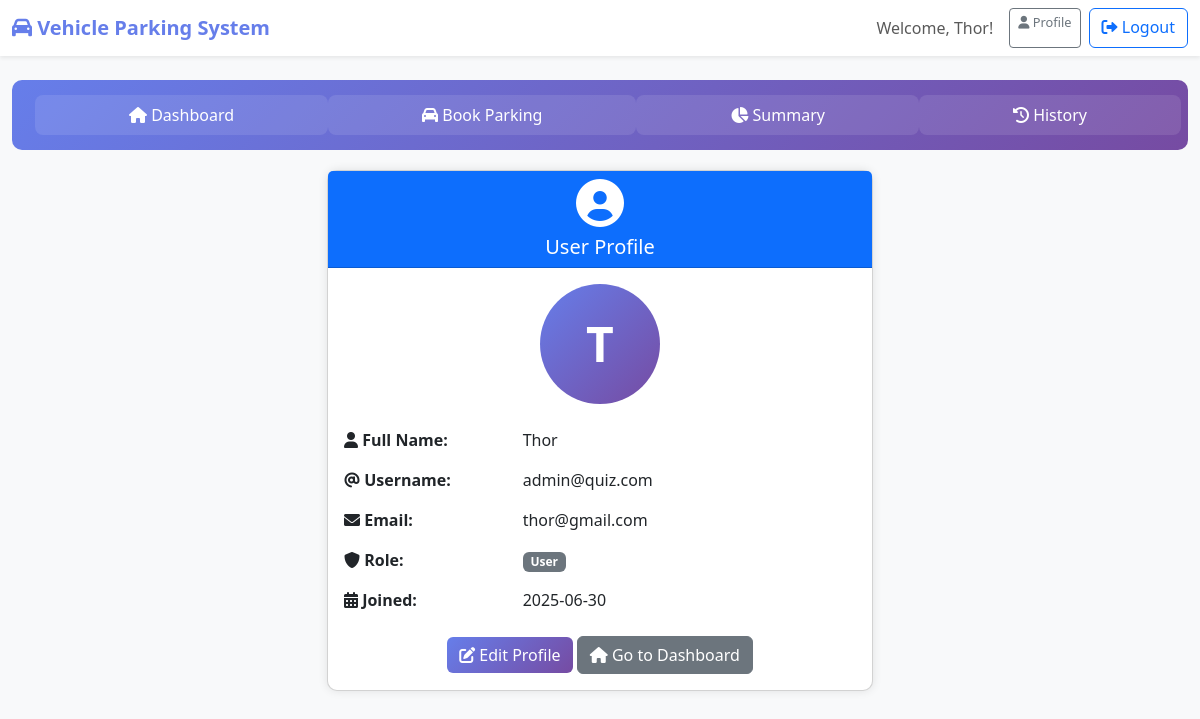
/profile (signed in), run on the app's committed database.
### tables this page shows
CREATE TABLE users (
            id INTEGER PRIMARY KEY AUTOINCREMENT,
            full_name TEXT NOT NULL,
            username TEXT UNIQUE NOT NULL,
            email TEXT UNIQUE NOT NULL,
            password TEXT NOT NULL,
            address TEXT NOT NULL,
            pin_code TEXT NOT NULL,
            role TEXT DEFAULT 'user',
            created_at TIMESTAMP DEFAULT CURRENT_TIMESTAMP
        );

### app.py (the view)
@app.route('/profile')
def view_profile():
    if 'user_id' not in session:
        flash('Please login to view your profile', 'error')
        return redirect(url_for('login'))
    conn = get_db_connection()
    user = conn.execute(
        'SELECT * FROM users WHERE id = ?',
        (session['user_id'],)
    ).fetchone()
    conn.close()
    if not user:
        flash('User not found', 'error')
        return redirect(url_for('logout'))
    return render_template('profile.html', user=dict(user))

### app.py (called while the page is built)
def get_db_connection():
    conn = sqlite3.connect(DATABASE)
    conn.row_factory = sqlite3.Row
    return conn

### templates/profile.html (shortened to what this page needs)
{% extends "base.html" %}
{% block content %}
<div class="container">
    <div class="row justify-content-center">
        <div class="col-md-8 col-lg-6">
            <div class="card">
                <div class="card-header bg-primary text-white text-center">
                    <h4><i class="fas fa-user-circle fa-2x"></i></h4>
                    <h5 class="mb-0">User Profile</h5>
                </div>
                <div class="card-body">
                    <div class="text-center mb-4">
                        <div class="profile-avatar mx-auto" style="
                            width: 120px;
                            height: 120px;
                            background: linear-gradient(135deg, #667eea 0%, #764ba2 100%);
                            border-radius: 50%;
                            display: flex;
                            align-items: center;
                            justify-content: center;
                            font-size: 3rem;
                            color: white;
                            font-weight: bold;
                        ">
                            {{ user.full_name[0].upper() if user.full_name else 'U' }}
                        </div>
                    </div>
                    <div class="profile-info">
                        <div class="row mb-3">
                            <div class="col-sm-4">
                                <strong><i class="fas fa-user"></i> Full Name:</strong>
                            </div>
                            <div class="col-sm-8">
                                {{ user.full_name or 'Not provided' }}
                            </div>
                        </div>
                        <div class="row mb-3">
                            <div class="col-sm-4">
                                <strong><i class="fas fa-at"></i> Username:</strong>
                            </div>
                            <div class="col-sm-8">
                                {{ user.username or 'Not provided' }}
                            </div>
                        </div>
                        <div class="row mb-3">
                            <div class="col-sm-4">
                                <strong><i class="fas fa-envelope"></i> Email:</strong>
                            </div>
                            <div class="col-sm-8">
                                {{ user.email or 'Not provided' }}
                            </div>
                        </div>
                        <div class="row mb-3">
                            <div class="col-sm-4">
                                <strong><i class="fas fa-shield-alt"></i> Role:</strong>
                            </div>
                            <div class="col-sm-8">
                                <span class="badge {{ 'bg-primary' if user.role == 'admin' else 'bg-secondary' }}">
                                    {{ user.role.title() }}
                                </span>
                            </div>
                        </div>
                        <div class="row mb-3">
                            <div class="col-sm-4">
                                <strong><i class="fas fa-calendar-alt"></i> Joined:</strong>
                            </div>
                            <div class="col-sm-8">
                                {{ user.created_at[:10] if user.created_at else 'Unknown' }}
                            </div>
                        </div>
                    </div>
                    <div class="text-center mt-4">
                        <a href="{{ url_for('edit_profile') }}" class="btn btn-primary">
                            <i class="fas fa-edit"></i> Edit Profile
                        </a>
                        {% if session.role == 'admin' %}
                            <a href="{{ url_for('admin_dashboard') }}" class="btn btn-secondary">
                                <i class="fas fa-tachometer-alt"></i> Go to Dashboard
                            </a>
                        {% else %}
                            <a href="{{ url_for('user_dashboard') }}" class="btn btn-secondary">
                                <i class="fas fa-home"></i> Go to Dashboard
                            </a>
                        {% endif %}
                    </div>
                </div>
            </div>
        </div>
    </div>
</div>
{% endblock %}

### templates/base.html (shortened to what this page needs)
<!DOCTYPE html>
<html lang="en">
<head>
    <link href="https://cdn.jsdelivr.net/npm/bootstrap@5.3.0/dist/css/bootstrap.min.css" rel="stylesheet">
    <link href="https://cdnjs.cloudflare.com/ajax/libs/font-awesome/6.0.0/css/all.min.css" rel="stylesheet">
</head>
<body>
    <nav class="navbar navbar-expand-lg navbar-light bg-white shadow-sm">
        <div class="container-fluid">
            <a class="navbar-brand" href="{{ url_for('index') }}">
                <i class="fas fa-car"></i> Vehicle Parking System
            </a>
            <div class="navbar-nav ms-auto">
                {% if session.user_id %}
                    <span class="navbar-text me-3">Welcome, {{ session.full_name }}!</span>
                    <a class="btn btn-outline-secondary btn-sm profile-btn" href="{{ url_for('view_profile') }}" title="View Profile">
                        <i class="fas fa-user"></i> Profile
                    </a>
                    <a class="btn btn-outline-primary" href="{{ url_for('logout') }}">
                        <i class="fas fa-sign-out-alt"></i> Logout
                    </a>
                {% else %}
                    <a class="nav-link" href="{{ url_for('login') }}">Login</a>
                    <a class="nav-link" href="{{ url_for('register') }}">Register</a>
                {% endif %}
            </div>
        </div>
    </nav>
    <div class="container-fluid mt-4">
        {% if session.user_id and session.role == 'user' %}
        <div class="admin-nav">
            <ul class="nav nav-pills nav-fill">
                <li class="nav-item">
                    <a class="nav-link {% if request.endpoint == 'user_dashboard' %}active{% endif %}"
                       href="{{ url_for('user_dashboard') }}#dashboard">
                        <i class="fas fa-home"></i> Dashboard
                    </a>
                </li>
                <li class="nav-item">
                    <a class="nav-link {% if request.endpoint == 'user_dashboard' %}active{% endif %}"
                       href="{{ url_for('user_dashboard') }}#available-lots">
                        <i class="fas fa-car"></i> Book Parking
                    </a>
                </li>
                <li class="nav-item">
                    <a class="nav-link {% if request.endpoint == 'user_dashboard' %}active{% endif %}"
                       href="{{ url_for('user_dashboard') }}#summary">
                        <i class="fas fa-chart-pie"></i> Summary
                    </a>
                </li>
                <li class="nav-item">
                    <a class="nav-link {% if request.endpoint == 'user_dashboard' %}active{% endif %}"
                       href="{{ url_for('user_dashboard') }}#history">
                        <i class="fas fa-history"></i> History
                    </a>
                </li>
            </ul>
        </div>
        {% endif %}
        {% block content %}{% endblock %}
    </div>
</body>
</html>

### templates/base.html (style rules this page uses)
body { background-color: #f8f9fa; }
.card { border-radius: 10px; box-shadow: 0 0 10px rgba(0,0,0,0.1); }
.btn-primary { background: linear-gradient(135deg, #667eea 0%, #764ba2 100%); border: none; }
.navbar-brand { font-weight: bold; color: #667eea !important; }
.nav-pills .nav-link { color: #6c757d; margin: 0 5px; border-radius: 8px; }
.admin-nav { background: linear-gradient(135deg, #667eea 0%, #764ba2 100%); border-radius: 10px; padding: 15px; margin-bottom: 20px; }
.admin-nav .nav-pills .nav-link { color: white; background: rgba(255,255,255,0.1); margin: 0 8px; font-weight: 500; }
.profile-btn { font-size: 0.8rem; padding: 0.25rem 0.5rem; margin-right: 0.5rem; }

### data on the page
users: full_name "Thor", full_name "T", username "admin@quiz.com", email "thor@gmail.com", role "User", created_at "2025-06-30"
